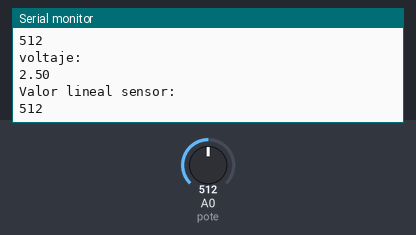
The sketch below on a simulated Arduino Uno, built with avr-gcc and run on an emulated ATmega328P. Shown: the last lines printed to the serial monitor. The test bench sets the inputs (shaded band); at power-on: A0 (pote) = 512.

Above: at 1.8 s.
1.9 s: A0 (pote) set to 716
At 2.8 s:
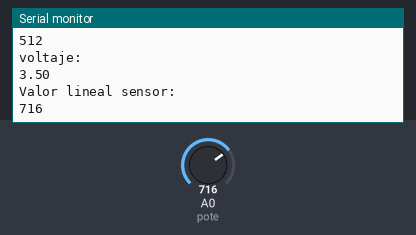
3.4 s: A0 (pote) set to 900
At 4.8 s:
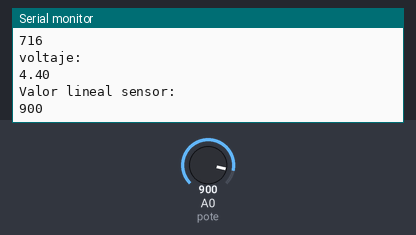
Timing chart, 0 to 6.4 s (numbered marks = the images above; inputs shaded):
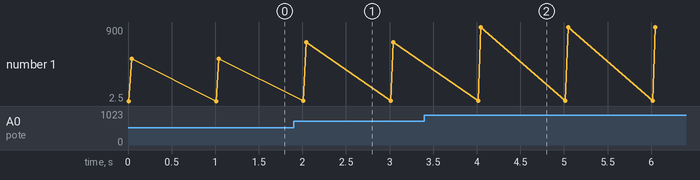

Measured:
- after the input at 1.9 s, the serial monitor: prints a new line after 0.11 s (image 1)
- after the input at 3.4 s, the serial monitor: prints a new line after 0.61 s (image 2)
- plotted number 1: 512 → 716 after the input at 1.9 s, 716 → 900 after the input at 3.4 s

The sketch:

analogRead.ino
```cpp
/*
Ejemplo modificacion analogRead e impresion en terminal/monitor
*/
int valorSensor = 0; //incializamos una variable que guardara el valor del pote
int pote = 0;// incializamos una variable para conectar el pote

void setup() {
  Serial.begin(9600); // 9600 baudios, o bytes por segundo
}

void loop() {
  int valorSensor = analogRead(pote);

  float voltaje = valorSensor * (5.0 / 1023.0);// arduino entrega 5v y la lectura es lineal a 1023
  Serial.println("voltaje:"); // permite imprimir en monitor una cadena de texto
  Serial.println(voltaje); //imprime el valor del voltaje
  Serial.println("");// le dejo un esapcio
  Serial.println("Valor lineal sensor:");//
  Serial.println(valorSensor);
  Serial.println("");

  delay(1000);
}
```
